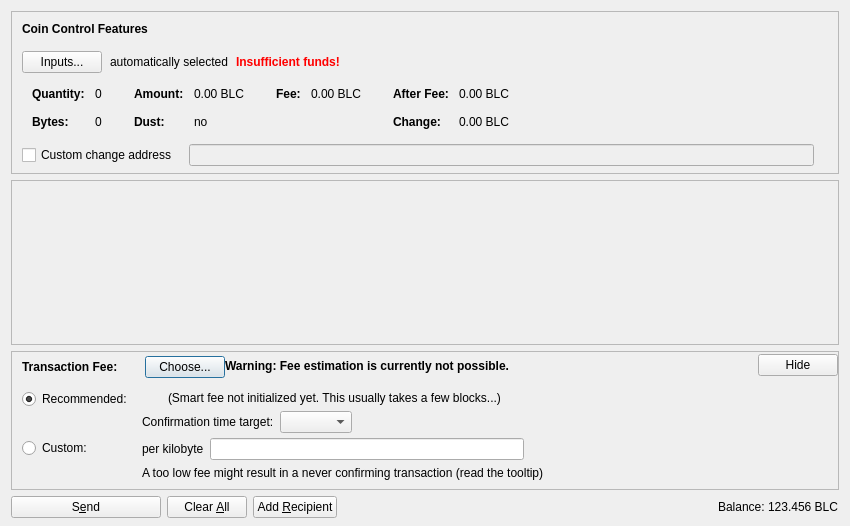
<?xml version="1.0" encoding="UTF-8"?>
<ui version="4.0">
 <class>SendCoinsDialog</class>
 <widget class="QDialog" name="SendCoinsDialog">
  <property name="geometry">
   <rect>
    <x>0</x>
    <y>0</y>
    <width>850</width>
    <height>526</height>
   </rect>
  </property>
  <property name="windowTitle">
   <string>Send Coins</string>
  </property>
  <layout class="QVBoxLayout" name="verticalLayout" stretch="0,1,0,0">
   <property name="bottomMargin">
    <number>8</number>
   </property>
   <item>
    <widget class="QFrame" name="frameCoinControl">
     <property name="sizePolicy">
      <sizepolicy hsizetype="Expanding" vsizetype="Expanding">
       <horstretch>0</horstretch>
       <verstretch>0</verstretch>
      </sizepolicy>
     </property>
     <property name="maximumSize">
      <size>
       <width>16777215</width>
       <height>16777215</height>
      </size>
     </property>
     <property name="frameShape">
      <enum>QFrame::StyledPanel</enum>
     </property>
     <property name="frameShadow">
      <enum>QFrame::Sunken</enum>
     </property>
     <layout class="QVBoxLayout" name="verticalLayoutCoinControl2">
      <property name="spacing">
       <number>0</number>
      </property>
      <property name="leftMargin">
       <number>0</number>
      </property>
      <property name="topMargin">
       <number>0</number>
      </property>
      <property name="rightMargin">
       <number>0</number>
      </property>
      <property name="bottomMargin">
       <number>6</number>
      </property>
      <item>
       <layout class="QVBoxLayout" name="verticalLayoutCoinControl" stretch="0,0,0,0,1">
        <property name="spacing">
         <number>0</number>
        </property>
        <property name="leftMargin">
         <number>10</number>
        </property>
        <property name="topMargin">
         <number>10</number>
        </property>
        <item>
         <layout class="QHBoxLayout" name="horizontalLayoutCoinControl1">
          <property name="bottomMargin">
           <number>15</number>
          </property>
          <item>
           <widget class="QLabel" name="labelCoinControlFeatures">
            <property name="sizePolicy">
             <sizepolicy hsizetype="Preferred" vsizetype="Maximum">
              <horstretch>0</horstretch>
              <verstretch>0</verstretch>
             </sizepolicy>
            </property>
            <property name="font">
             <font>
              <weight>75</weight>
              <bold>true</bold>
             </font>
            </property>
            <property name="styleSheet">
             <string notr="true">font-weight:bold;</string>
            </property>
            <property name="text">
             <string>Coin Control Features</string>
            </property>
           </widget>
          </item>
         </layout>
        </item>
        <item>
         <layout class="QHBoxLayout" name="horizontalLayoutCoinControl2" stretch="0,0,0,0">
          <property name="spacing">
           <number>8</number>
          </property>
          <property name="bottomMargin">
           <number>10</number>
          </property>
          <item>
           <widget class="QPushButton" name="pushButtonCoinControl">
            <property name="styleSheet">
             <string notr="true"/>
            </property>
            <property name="text">
             <string>Inputs...</string>
            </property>
            <property name="autoDefault">
             <bool>false</bool>
            </property>
           </widget>
          </item>
          <item>
           <widget class="QLabel" name="labelCoinControlAutomaticallySelected">
            <property name="text">
             <string>automatically selected</string>
            </property>
            <property name="margin">
             <number>5</number>
            </property>
           </widget>
          </item>
          <item>
           <widget class="QLabel" name="labelCoinControlInsuffFunds">
            <property name="font">
             <font>
              <weight>75</weight>
              <bold>true</bold>
             </font>
            </property>
            <property name="styleSheet">
             <string notr="true">color:red;font-weight:bold;</string>
            </property>
            <property name="text">
             <string>Insufficient funds!</string>
            </property>
            <property name="margin">
             <number>5</number>
            </property>
           </widget>
          </item>
          <item>
           <spacer name="horizontalSpacerCoinControl">
            <property name="orientation">
             <enum>Qt::Horizontal</enum>
            </property>
            <property name="sizeHint" stdset="0">
             <size>
              <width>40</width>
              <height>1</height>
             </size>
            </property>
           </spacer>
          </item>
         </layout>
        </item>
        <item>
         <widget class="QWidget" name="widgetCoinControl" native="true">
          <property name="sizePolicy">
           <sizepolicy hsizetype="Preferred" vsizetype="Preferred">
            <horstretch>0</horstretch>
            <verstretch>0</verstretch>
           </sizepolicy>
          </property>
          <property name="minimumSize">
           <size>
            <width>0</width>
            <height>0</height>
           </size>
          </property>
          <property name="styleSheet">
           <string notr="true"/>
          </property>
          <layout class="QHBoxLayout" name="horizontalLayoutCoinControl5">
           <property name="leftMargin">
            <number>0</number>
           </property>
           <property name="topMargin">
            <number>0</number>
           </property>
           <property name="rightMargin">
            <number>0</number>
           </property>
           <property name="bottomMargin">
            <number>0</number>
           </property>
           <item>
            <layout class="QHBoxLayout" name="horizontalLayoutCoinControl3" stretch="0,0,0,1">
             <property name="spacing">
              <number>20</number>
             </property>
             <property name="topMargin">
              <number>0</number>
             </property>
             <property name="bottomMargin">
              <number>10</number>
             </property>
             <item>
              <layout class="QFormLayout" name="formLayoutCoinControl1">
               <property name="horizontalSpacing">
                <number>10</number>
               </property>
               <property name="verticalSpacing">
                <number>14</number>
               </property>
               <property name="leftMargin">
                <number>10</number>
               </property>
               <property name="topMargin">
                <number>4</number>
               </property>
               <property name="rightMargin">
                <number>6</number>
               </property>
               <item row="0" column="0">
                <widget class="QLabel" name="labelCoinControlQuantityText">
                 <property name="font">
                  <font>
                   <weight>75</weight>
                   <bold>true</bold>
                  </font>
                 </property>
                 <property name="text">
                  <string>Quantity:</string>
                 </property>
                 <property name="margin">
                  <number>0</number>
                 </property>
                </widget>
               </item>
               <item row="0" column="1">
                <widget class="QLabel" name="labelCoinControlQuantity">
                 <property name="cursor">
                  <cursorShape>IBeamCursor</cursorShape>
                 </property>
                 <property name="contextMenuPolicy">
                  <enum>Qt::ActionsContextMenu</enum>
                 </property>
                 <property name="text">
                  <string notr="true">0</string>
                 </property>
                 <property name="margin">
                  <number>0</number>
                 </property>
                 <property name="textInteractionFlags">
                  <set>Qt::LinksAccessibleByMouse|Qt::TextSelectableByKeyboard|Qt::TextSelectableByMouse</set>
                 </property>
                </widget>
               </item>
               <item row="1" column="0">
                <widget class="QLabel" name="labelCoinControlBytesText">
                 <property name="font">
                  <font>
                   <weight>75</weight>
                   <bold>true</bold>
                  </font>
                 </property>
                 <property name="text">
                  <string>Bytes:</string>
                 </property>
                </widget>
               </item>
               <item row="1" column="1">
                <widget class="QLabel" name="labelCoinControlBytes">
                 <property name="cursor">
                  <cursorShape>IBeamCursor</cursorShape>
                 </property>
                 <property name="contextMenuPolicy">
                  <enum>Qt::ActionsContextMenu</enum>
                 </property>
                 <property name="text">
                  <string notr="true">0</string>
                 </property>
                 <property name="textInteractionFlags">
                  <set>Qt::LinksAccessibleByMouse|Qt::TextSelectableByKeyboard|Qt::TextSelectableByMouse</set>
                 </property>
                </widget>
               </item>
              </layout>
             </item>
             <item>
              <layout class="QFormLayout" name="formLayoutCoinControl2">
               <property name="horizontalSpacing">
                <number>10</number>
               </property>
               <property name="verticalSpacing">
                <number>14</number>
               </property>
               <property name="leftMargin">
                <number>6</number>
               </property>
               <property name="topMargin">
                <number>4</number>
               </property>
               <property name="rightMargin">
                <number>6</number>
               </property>
               <item row="0" column="0">
                <widget class="QLabel" name="labelCoinControlAmountText">
                 <property name="font">
                  <font>
                   <weight>75</weight>
                   <bold>true</bold>
                  </font>
                 </property>
                 <property name="text">
                  <string>Amount:</string>
                 </property>
                 <property name="margin">
                  <number>0</number>
                 </property>
                </widget>
               </item>
               <item row="0" column="1">
                <widget class="QLabel" name="labelCoinControlAmount">
                 <property name="cursor">
                  <cursorShape>IBeamCursor</cursorShape>
                 </property>
                 <property name="contextMenuPolicy">
                  <enum>Qt::ActionsContextMenu</enum>
                 </property>
                 <property name="text">
                  <string notr="true">0.00 BLC</string>
                 </property>
                 <property name="textInteractionFlags">
                  <set>Qt::LinksAccessibleByMouse|Qt::TextSelectableByKeyboard|Qt::TextSelectableByMouse</set>
                 </property>
                </widget>
               </item>
               <item row="1" column="0">
                <widget class="QLabel" name="labelCoinControlLowOutputText">
                 <property name="font">
                  <font>
                   <weight>75</weight>
                   <bold>true</bold>
                  </font>
                 </property>
                 <property name="text">
                  <string>Dust:</string>
                 </property>
                </widget>
               </item>
               <item row="1" column="1">
                <widget class="QLabel" name="labelCoinControlLowOutput">
                 <property name="cursor">
                  <cursorShape>IBeamCursor</cursorShape>
                 </property>
                 <property name="contextMenuPolicy">
                  <enum>Qt::ActionsContextMenu</enum>
                 </property>
                 <property name="text">
                  <string notr="true">no</string>
                 </property>
                 <property name="textInteractionFlags">
                  <set>Qt::LinksAccessibleByMouse|Qt::TextSelectableByKeyboard|Qt::TextSelectableByMouse</set>
                 </property>
                </widget>
               </item>
              </layout>
             </item>
             <item>
              <layout class="QFormLayout" name="formLayoutCoinControl3">
               <property name="horizontalSpacing">
                <number>10</number>
               </property>
               <property name="verticalSpacing">
                <number>14</number>
               </property>
               <property name="leftMargin">
                <number>6</number>
               </property>
               <property name="topMargin">
                <number>4</number>
               </property>
               <property name="rightMargin">
                <number>6</number>
               </property>
               <item row="0" column="0">
                <widget class="QLabel" name="labelCoinControlFeeText">
                 <property name="font">
                  <font>
                   <weight>75</weight>
                   <bold>true</bold>
                  </font>
                 </property>
                 <property name="text">
                  <string>Fee:</string>
                 </property>
                 <property name="margin">
                  <number>0</number>
                 </property>
                </widget>
               </item>
               <item row="0" column="1">
                <widget class="QLabel" name="labelCoinControlFee">
                 <property name="cursor">
                  <cursorShape>IBeamCursor</cursorShape>
                 </property>
                 <property name="contextMenuPolicy">
                  <enum>Qt::ActionsContextMenu</enum>
                 </property>
                 <property name="text">
                  <string notr="true">0.00 BLC</string>
                 </property>
                 <property name="textInteractionFlags">
                  <set>Qt::LinksAccessibleByMouse|Qt::TextSelectableByKeyboard|Qt::TextSelectableByMouse</set>
                 </property>
                </widget>
               </item>
              </layout>
             </item>
             <item>
              <layout class="QFormLayout" name="formLayoutCoinControl4">
               <property name="horizontalSpacing">
                <number>10</number>
               </property>
               <property name="verticalSpacing">
                <number>14</number>
               </property>
               <property name="leftMargin">
                <number>6</number>
               </property>
               <property name="topMargin">
                <number>4</number>
               </property>
               <property name="rightMargin">
                <number>6</number>
               </property>
               <item row="0" column="0">
                <widget class="QLabel" name="labelCoinControlAfterFeeText">
                 <property name="font">
                  <font>
                   <weight>75</weight>
                   <bold>true</bold>
                  </font>
                 </property>
                 <property name="text">
                  <string>After Fee:</string>
                 </property>
                 <property name="margin">
                  <number>0</number>
                 </property>
                </widget>
               </item>
               <item row="0" column="1">
                <widget class="QLabel" name="labelCoinControlAfterFee">
                 <property name="cursor">
                  <cursorShape>IBeamCursor</cursorShape>
                 </property>
                 <property name="contextMenuPolicy">
                  <enum>Qt::ActionsContextMenu</enum>
                 </property>
                 <property name="text">
                  <string notr="true">0.00 BLC</string>
                 </property>
                 <property name="textInteractionFlags">
                  <set>Qt::LinksAccessibleByMouse|Qt::TextSelectableByKeyboard|Qt::TextSelectableByMouse</set>
                 </property>
                </widget>
               </item>
               <item row="1" column="0">
                <widget class="QLabel" name="labelCoinControlChangeText">
                 <property name="font">
                  <font>
                   <weight>75</weight>
                   <bold>true</bold>
                  </font>
                 </property>
                 <property name="text">
                  <string>Change:</string>
                 </property>
                </widget>
               </item>
               <item row="1" column="1">
                <widget class="QLabel" name="labelCoinControlChange">
                 <property name="cursor">
                  <cursorShape>IBeamCursor</cursorShape>
                 </property>
                 <property name="contextMenuPolicy">
                  <enum>Qt::ActionsContextMenu</enum>
                 </property>
                 <property name="text">
                  <string notr="true">0.00 BLC</string>
                 </property>
                 <property name="textInteractionFlags">
                  <set>Qt::LinksAccessibleByMouse|Qt::TextSelectableByKeyboard|Qt::TextSelectableByMouse</set>
                 </property>
                </widget>
               </item>
              </layout>
             </item>
            </layout>
           </item>
          </layout>
         </widget>
        </item>
        <item>
         <layout class="QHBoxLayout" name="horizontalLayoutCoinControl4" stretch="0,0,0">
          <property name="spacing">
           <number>12</number>
          </property>
          <property name="sizeConstraint">
           <enum>QLayout::SetDefaultConstraint</enum>
          </property>
          <property name="topMargin">
           <number>5</number>
          </property>
          <property name="rightMargin">
           <number>5</number>
          </property>
          <item>
           <widget class="QCheckBox" name="checkBoxCoinControlChange">
            <property name="toolTip">
             <string>If this is activated, but the change address is empty or invalid, change will be sent to a newly generated address.</string>
            </property>
            <property name="text">
             <string>Custom change address</string>
            </property>
           </widget>
          </item>
          <item>
           <widget class="QValidatedLineEdit" name="lineEditCoinControlChange">
            <property name="enabled">
             <bool>false</bool>
            </property>
            <property name="sizePolicy">
             <sizepolicy hsizetype="Expanding" vsizetype="Fixed">
              <horstretch>0</horstretch>
              <verstretch>0</verstretch>
             </sizepolicy>
            </property>
           </widget>
          </item>
          <item>
           <widget class="QLabel" name="labelCoinControlChangeLabel">
            <property name="sizePolicy">
             <sizepolicy hsizetype="Preferred" vsizetype="Expanding">
              <horstretch>0</horstretch>
              <verstretch>0</verstretch>
             </sizepolicy>
            </property>
            <property name="minimumSize">
             <size>
              <width>0</width>
              <height>0</height>
             </size>
            </property>
            <property name="text">
             <string/>
            </property>
            <property name="margin">
             <number>3</number>
            </property>
           </widget>
          </item>
         </layout>
        </item>
        <item>
         <spacer name="verticalSpacerCoinControl">
          <property name="orientation">
           <enum>Qt::Vertical</enum>
          </property>
          <property name="sizeHint" stdset="0">
           <size>
            <width>800</width>
            <height>1</height>
           </size>
          </property>
         </spacer>
        </item>
       </layout>
      </item>
     </layout>
    </widget>
   </item>
   <item>
    <widget class="QScrollArea" name="scrollArea">
     <property name="widgetResizable">
      <bool>true</bool>
     </property>
     <widget class="QWidget" name="scrollAreaWidgetContents">
      <property name="geometry">
       <rect>
        <x>0</x>
        <y>0</y>
        <width>830</width>
        <height>104</height>
       </rect>
      </property>
      <layout class="QVBoxLayout" name="verticalLayout_2" stretch="0,1">
       <property name="leftMargin">
        <number>0</number>
       </property>
       <property name="topMargin">
        <number>0</number>
       </property>
       <property name="rightMargin">
        <number>0</number>
       </property>
       <property name="bottomMargin">
        <number>0</number>
       </property>
       <item>
        <layout class="QVBoxLayout" name="entries">
         <property name="spacing">
          <number>6</number>
         </property>
        </layout>
       </item>
       <item>
        <spacer name="verticalSpacer">
         <property name="orientation">
          <enum>Qt::Vertical</enum>
         </property>
         <property name="sizeHint" stdset="0">
          <size>
           <width>20</width>
           <height>40</height>
          </size>
         </property>
        </spacer>
       </item>
      </layout>
     </widget>
    </widget>
   </item>
   <item>
    <widget class="QFrame" name="frameFee">
     <property name="sizePolicy">
      <sizepolicy hsizetype="Expanding" vsizetype="Expanding">
       <horstretch>0</horstretch>
       <verstretch>0</verstretch>
      </sizepolicy>
     </property>
     <property name="maximumSize">
      <size>
       <width>16777215</width>
       <height>16777215</height>
      </size>
     </property>
     <property name="frameShape">
      <enum>QFrame::StyledPanel</enum>
     </property>
     <property name="frameShadow">
      <enum>QFrame::Sunken</enum>
     </property>
     <layout class="QVBoxLayout" name="verticalLayoutFee1">
      <property name="spacing">
       <number>0</number>
      </property>
      <property name="leftMargin">
       <number>0</number>
      </property>
      <property name="topMargin">
       <number>0</number>
      </property>
      <property name="rightMargin">
       <number>0</number>
      </property>
      <property name="bottomMargin">
       <number>0</number>
      </property>
      <item>
       <layout class="QVBoxLayout" name="verticalLayoutFee2" stretch="0,0,0">
        <property name="spacing">
         <number>0</number>
        </property>
        <property name="leftMargin">
         <number>10</number>
        </property>
        <property name="topMargin">
         <number>0</number>
        </property>
        <item>
         <layout class="QHBoxLayout" name="horizontalLayoutFee1">
          <property name="bottomMargin">
           <number>0</number>
          </property>
          <item>
           <layout class="QVBoxLayout" name="verticalLayoutFee7">
            <property name="spacing">
             <number>0</number>
            </property>
            <item>
             <spacer name="verticalSpacerSmartFee">
              <property name="orientation">
               <enum>Qt::Vertical</enum>
              </property>
              <property name="sizeType">
               <enum>QSizePolicy::Fixed</enum>
              </property>
              <property name="sizeHint" stdset="0">
               <size>
                <width>1</width>
                <height>4</height>
               </size>
              </property>
             </spacer>
            </item>
            <item>
             <layout class="QHBoxLayout" name="horizontalLayoutSmartFee">
              <property name="spacing">
               <number>10</number>
              </property>
              <item>
               <widget class="QLabel" name="labelFeeHeadline">
                <property name="sizePolicy">
                 <sizepolicy hsizetype="Preferred" vsizetype="Maximum">
                  <horstretch>0</horstretch>
                  <verstretch>0</verstretch>
                 </sizepolicy>
                </property>
                <property name="font">
                 <font>
                  <weight>75</weight>
                  <bold>true</bold>
                 </font>
                </property>
                <property name="styleSheet">
                 <string notr="true">font-weight:bold;</string>
                </property>
                <property name="text">
                 <string>Transaction Fee:</string>
                </property>
               </widget>
              </item>
              <item>
               <widget class="QLabel" name="labelFeeMinimized">
                <property name="text">
                 <string/>
                </property>
               </widget>
              </item>
              <item>
               <widget class="QPushButton" name="buttonChooseFee">
                <property name="text">
                 <string>Choose...</string>
                </property>
               </widget>
              </item>
             </layout>
            </item>
            <item>
             <spacer name="verticalSpacer_5">
              <property name="orientation">
               <enum>Qt::Vertical</enum>
              </property>
              <property name="sizeHint" stdset="0">
               <size>
                <width>1</width>
                <height>1</height>
               </size>
              </property>
             </spacer>
            </item>
           </layout>
          </item>
          <item>
           <widget class="QLabel" name="fallbackFeeWarningLabel">
            <property name="toolTip">
             <string>Using the fallbackfee can result in sending a transaction that will take several hours or days (or never) to confirm. Consider choosing your fee manually or wait until you have validated the complete chain.</string>
            </property>
            <property name="font">
            <font>
                <weight>75</weight>
                <bold>true</bold>
            </font>
            </property>
            <property name="text">
             <string>Warning: Fee estimation is currently not possible.</string>
            </property>
            <property name="wordWrap">
             <bool>false</bool>
            </property>
           </widget>
          </item>
          <item>
           <spacer name="horizontalSpacer_4">
            <property name="orientation">
             <enum>Qt::Horizontal</enum>
            </property>
            <property name="sizeType">
             <enum>QSizePolicy::MinimumExpanding</enum>
            </property>
            <property name="sizeHint" stdset="0">
             <size>
              <width>40</width>
              <height>20</height>
             </size>
            </property>
           </spacer>
          </item>
          <item>
           <widget class="QPushButton" name="buttonMinimizeFee">
            <property name="toolTip">
             <string>collapse fee-settings</string>
            </property>
            <property name="text">
             <string>Hide</string>
            </property>
           </widget>
          </item>
         </layout>
        </item>
        <item>
         <widget class="QFrame" name="frameFeeSelection">
          <layout class="QVBoxLayout" name="verticalLayoutFee12">
           <property name="spacing">
            <number>0</number>
           </property>
           <property name="leftMargin">
            <number>0</number>
           </property>
           <property name="topMargin">
            <number>0</number>
           </property>
           <property name="rightMargin">
            <number>0</number>
           </property>
           <property name="bottomMargin">
            <number>0</number>
           </property>
           <item>
            <layout class="QGridLayout" name="gridLayoutFee">
             <property name="topMargin">
              <number>10</number>
             </property>
             <property name="bottomMargin">
              <number>4</number>
             </property>
             <property name="horizontalSpacing">
              <number>10</number>
             </property>
             <property name="verticalSpacing">
              <number>4</number>
             </property>
             <item row="1" column="1">
              <layout class="QVBoxLayout" name="verticalLayoutFee8">
               <property name="spacing">
                <number>6</number>
               </property>
               <item>
                <layout class="QHBoxLayout" name="horizontalLayoutFee13">
                 <item>
                  <widget class="QLabel" name="labelCustomPerKilobyte">
                   <property name="toolTip">
                    <string>Specify a custom fee per kB (1,000 bytes) of the transaction's virtual size.

Note:  Since the fee is calculated on a per-byte basis, a fee of "100 satoshis per kB" for a transaction size of 500 bytes (half of 1 kB) would ultimately yield a fee of only 50 satoshis.</string>
                   </property>
                   <property name="text">
                    <string>per kilobyte</string>
                   </property>
                  </widget>
                 </item>
                 <item>
                  <widget class="BitcoinAmountField" name="customFee"/>
                 </item>
                 <item>
                  <spacer name="horizontalSpacer_6">
                   <property name="orientation">
                    <enum>Qt::Horizontal</enum>
                   </property>
                   <property name="sizeHint" stdset="0">
                    <size>
                     <width>1</width>
                     <height>1</height>
                    </size>
                   </property>
                  </spacer>
                 </item>
                </layout>
               </item>
               <item>
                <layout class="QHBoxLayout" name="horizontalLayoutFee8">
                 <item>
                  <widget class="QLabel" name="labelCustomFeeWarning">
                   <property name="enabled">
                    <bool>true</bool>
                   </property>
                   <property name="toolTip">
                    <string>When there is less transaction volume than space in the blocks, miners as well as relaying nodes may enforce a minimum fee. Paying only this minimum fee is just fine, but be aware that this can result in a never confirming transaction once there is more demand for buildcoins transactions than the network can process.</string>
                   </property>
                   <property name="text">
                    <string>A too low fee might result in a never confirming transaction (read the tooltip)</string>
                   </property>
                  </widget>
                 </item>
                 <item>
                  <spacer name="horizontalSpacer_2">
                   <property name="orientation">
                    <enum>Qt::Horizontal</enum>
                   </property>
                   <property name="sizeHint" stdset="0">
                    <size>
                     <width>1</width>
                     <height>1</height>
                    </size>
                   </property>
                  </spacer>
                 </item>
                </layout>
               </item>
              </layout>
             </item>
             <item row="0" column="0">
              <layout class="QVBoxLayout" name="verticalLayoutFee4" stretch="0,1">
               <item>
                <widget class="QRadioButton" name="radioSmartFee">
                 <property name="text">
                  <string>Recommended:</string>
                 </property>
                 <property name="checked">
                  <bool>true</bool>
                 </property>
                 <attribute name="buttonGroup">
                  <string notr="true">groupFee</string>
                 </attribute>
                </widget>
               </item>
               <item>
                <spacer name="verticalSpacer_2">
                 <property name="orientation">
                  <enum>Qt::Vertical</enum>
                 </property>
                 <property name="sizeHint" stdset="0">
                  <size>
                   <width>1</width>
                   <height>1</height>
                  </size>
                 </property>
                </spacer>
               </item>
              </layout>
             </item>
             <item row="1" column="0">
              <layout class="QVBoxLayout" name="verticalLayoutFee9" stretch="0,1">
               <item>
                <widget class="QRadioButton" name="radioCustomFee">
                 <property name="text">
                  <string>Custom:</string>
                 </property>
                 <attribute name="buttonGroup">
                  <string notr="true">groupFee</string>
                 </attribute>
                </widget>
               </item>
               <item>
                <spacer name="verticalSpacer_6">
                 <property name="orientation">
                  <enum>Qt::Vertical</enum>
                 </property>
                 <property name="sizeHint" stdset="0">
                  <size>
                   <width>1</width>
                   <height>1</height>
                  </size>
                 </property>
                </spacer>
               </item>
              </layout>
             </item>
             <item row="0" column="1">
              <layout class="QVBoxLayout" name="verticalLayoutFee3" stretch="0,0,1">
               <property name="spacing">
                <number>6</number>
               </property>
               <property name="topMargin">
                <number>2</number>
               </property>
               <item>
                <layout class="QHBoxLayout" name="horizontalLayoutFee12">
                 <item>
                  <widget class="QLabel" name="labelSmartFee">
                   <property name="text">
                    <string/>
                   </property>
                  </widget>
                 </item>
                 <item>
                  <widget class="QLabel" name="labelFeeEstimation">
                   <property name="text">
                    <string/>
                   </property>
                  </widget>
                 </item>
                 <item>
                  <widget class="QLabel" name="labelSmartFee2">
                   <property name="text">
                    <string>(Smart fee not initialized yet. This usually takes a few blocks...)</string>
                   </property>
                  </widget>
                 </item>
                 <item>
                  <spacer name="horizontalSpacer_5">
                   <property name="orientation">
                    <enum>Qt::Horizontal</enum>
                   </property>
                   <property name="sizeHint" stdset="0">
                    <size>
                     <width>1</width>
                     <height>1</height>
                    </size>
                   </property>
                  </spacer>
                 </item>
                </layout>
               </item>
               <item>
                <layout class="QHBoxLayout" name="horizontalLayoutFee9">
                 <item>
                  <layout class="QVBoxLayout" name="verticalLayoutFee6">
                   <item>
                    <widget class="QLabel" name="labelSmartFee3">
                     <property name="text">
                      <string>Confirmation time target:</string>
                     </property>
                    </widget>
                   </item>
                  </layout>
                 </item>
                 <item>
                  <layout class="QVBoxLayout" name="verticalLayoutFee5">
                   <property name="rightMargin">
                    <number>30</number>
                   </property>
                   <item>
                    <layout class="QHBoxLayout" name="horizontalLayoutConfTarget">
                     <property name="bottomMargin">
                      <number>0</number>
                     </property>
                     <item>
                      <widget class="QComboBox" name="confTargetSelector"/>
                     </item>
                     <item>
                      <spacer name="horizontalSpacerConfTarget">
                       <property name="orientation">
                        <enum>Qt::Horizontal</enum>
                       </property>
                       <property name="sizeHint" stdset="0">
                        <size>
                         <width>40</width>
                         <height>20</height>
                        </size>
                       </property>
                      </spacer>
                     </item>
                    </layout>
                   </item>
                  </layout>
                 </item>
                </layout>
               </item>
               <item>
                <spacer name="verticalSpacer_4">
                 <property name="orientation">
                  <enum>Qt::Vertical</enum>
                 </property>
                 <property name="sizeHint" stdset="0">
                  <size>
                   <width>1</width>
                   <height>1</height>
                  </size>
                 </property>
                </spacer>
               </item>
              </layout>
             </item>
            </layout>
           </item>
          </layout>
         </widget>
        </item>
        <item>
         <spacer name="verticalSpacerFee">
          <property name="orientation">
           <enum>Qt::Vertical</enum>
          </property>
          <property name="sizeHint" stdset="0">
           <size>
            <width>40</width>
            <height>5</height>
           </size>
          </property>
         </spacer>
        </item>
       </layout>
      </item>
     </layout>
    </widget>
   </item>
   <item>
    <layout class="QHBoxLayout" name="horizontalLayout">
     <item>
      <widget class="QPushButton" name="sendButton">
       <property name="minimumSize">
        <size>
         <width>150</width>
         <height>0</height>
        </size>
       </property>
       <property name="toolTip">
        <string>Confirm the send action</string>
       </property>
       <property name="text">
        <string>S&amp;end</string>
       </property>
       <property name="icon">
        <iconset resource="../bitcoin.qrc">
         <normaloff>:/icons/send</normaloff>:/icons/send</iconset>
       </property>
       <property name="autoDefault">
        <bool>false</bool>
       </property>
       <property name="default">
        <bool>false</bool>
       </property>
      </widget>
     </item>
     <item>
      <widget class="QPushButton" name="clearButton">
       <property name="sizePolicy">
        <sizepolicy hsizetype="Minimum" vsizetype="Fixed">
         <horstretch>0</horstretch>
         <verstretch>0</verstretch>
        </sizepolicy>
       </property>
       <property name="toolTip">
        <string>Clear all fields of the form.</string>
       </property>
       <property name="text">
        <string>Clear &amp;All</string>
       </property>
       <property name="icon">
        <iconset resource="../bitcoin.qrc">
         <normaloff>:/icons/remove</normaloff>:/icons/remove</iconset>
       </property>
       <property name="autoDefault">
        <bool>false</bool>
       </property>
      </widget>
     </item>
     <item>
      <widget class="QPushButton" name="addButton">
       <property name="toolTip">
        <string>Send to multiple recipients at once</string>
       </property>
       <property name="text">
        <string>Add &amp;Recipient</string>
       </property>
       <property name="icon">
        <iconset resource="../bitcoin.qrc">
         <normaloff>:/icons/add</normaloff>:/icons/add</iconset>
       </property>
       <property name="autoDefault">
        <bool>false</bool>
       </property>
      </widget>
     </item>
     <item>
      <spacer name="horizontalSpacer">
       <property name="orientation">
        <enum>Qt::Horizontal</enum>
       </property>
       <property name="sizeHint" stdset="0">
        <size>
         <width>40</width>
         <height>20</height>
        </size>
       </property>
      </spacer>
     </item>
     <item>
      <layout class="QHBoxLayout" name="horizontalLayout_2">
       <property name="spacing">
        <number>3</number>
       </property>
       <item>
        <widget class="QLabel" name="label">
         <property name="sizePolicy">
          <sizepolicy hsizetype="Preferred" vsizetype="Fixed">
           <horstretch>0</horstretch>
           <verstretch>0</verstretch>
          </sizepolicy>
         </property>
         <property name="text">
          <string>Balance:</string>
         </property>
        </widget>
       </item>
       <item>
        <widget class="QLabel" name="labelBalance">
         <property name="sizePolicy">
          <sizepolicy hsizetype="Preferred" vsizetype="Fixed">
           <horstretch>0</horstretch>
           <verstretch>0</verstretch>
          </sizepolicy>
         </property>
         <property name="cursor">
          <cursorShape>IBeamCursor</cursorShape>
         </property>
         <property name="text">
          <string notr="true">123.456 BLC</string>
         </property>
         <property name="textInteractionFlags">
          <set>Qt::LinksAccessibleByMouse|Qt::TextSelectableByKeyboard|Qt::TextSelectableByMouse</set>
         </property>
        </widget>
       </item>
      </layout>
     </item>
    </layout>
   </item>
  </layout>
 </widget>
 <customwidgets>
  <customwidget>
   <class>QValidatedLineEdit</class>
   <extends>QLineEdit</extends>
   <header>qt/qvalidatedlineedit.h</header>
  </customwidget>
  <customwidget>
   <class>BitcoinAmountField</class>
   <extends>QLineEdit</extends>
   <header>qt/bitcoinamountfield.h</header>
   <container>1</container>
  </customwidget>
 </customwidgets>
 <resources>
  <include location="../bitcoin.qrc"/>
 </resources>
 <connections/>
 <buttongroups>
  <buttongroup name="groupFee"/>
 </buttongroups>
</ui>
